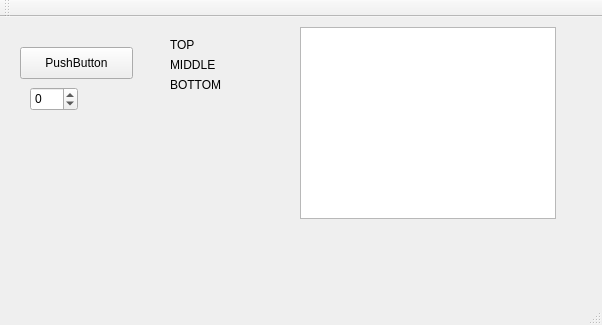
<?xml version="1.0" encoding="UTF-8"?>
<ui version="4.0">
 <class>MainWindow</class>
 <widget class="QMainWindow" name="MainWindow">
  <property name="geometry">
   <rect>
    <x>0</x>
    <y>0</y>
    <width>602</width>
    <height>325</height>
   </rect>
  </property>
  <property name="windowTitle">
   <string>MainWindow</string>
  </property>
  <widget class="QWidget" name="centralWidget">
   <widget class="QPushButton" name="pushButton">
    <property name="geometry">
     <rect>
      <x>20</x>
      <y>30</y>
      <width>113</width>
      <height>32</height>
     </rect>
    </property>
    <property name="text">
     <string>PushButton</string>
    </property>
   </widget>
   <widget class="QLabel" name="label">
    <property name="geometry">
     <rect>
      <x>170</x>
      <y>20</y>
      <width>60</width>
      <height>16</height>
     </rect>
    </property>
    <property name="text">
     <string>TOP</string>
    </property>
   </widget>
   <widget class="QLabel" name="label_2">
    <property name="geometry">
     <rect>
      <x>170</x>
      <y>40</y>
      <width>60</width>
      <height>16</height>
     </rect>
    </property>
    <property name="text">
     <string>MIDDLE</string>
    </property>
   </widget>
   <widget class="QLabel" name="label_3">
    <property name="geometry">
     <rect>
      <x>170</x>
      <y>60</y>
      <width>60</width>
      <height>16</height>
     </rect>
    </property>
    <property name="text">
     <string>BOTTOM</string>
    </property>
   </widget>
   <widget class="QSpinBox" name="spinBox">
    <property name="geometry">
     <rect>
      <x>30</x>
      <y>70</y>
      <width>48</width>
      <height>24</height>
     </rect>
    </property>
    <property name="minimum">
     <number>-10</number>
    </property>
    <property name="maximum">
     <number>10</number>
    </property>
   </widget>
   <widget class="QListWidget" name="listWidget">
    <property name="geometry">
     <rect>
      <x>300</x>
      <y>10</y>
      <width>256</width>
      <height>192</height>
     </rect>
    </property>
   </widget>
  </widget>
  <widget class="QMenuBar" name="menuBar">
   <property name="geometry">
    <rect>
     <x>0</x>
     <y>0</y>
     <width>602</width>
     <height>22</height>
    </rect>
   </property>
  </widget>
  <widget class="QToolBar" name="mainToolBar">
   <attribute name="toolBarArea">
    <enum>TopToolBarArea</enum>
   </attribute>
   <attribute name="toolBarBreak">
    <bool>false</bool>
   </attribute>
  </widget>
  <widget class="QStatusBar" name="statusBar"/>
 </widget>
 <layoutdefault spacing="6" margin="11"/>
 <resources/>
 <connections/>
</ui>
